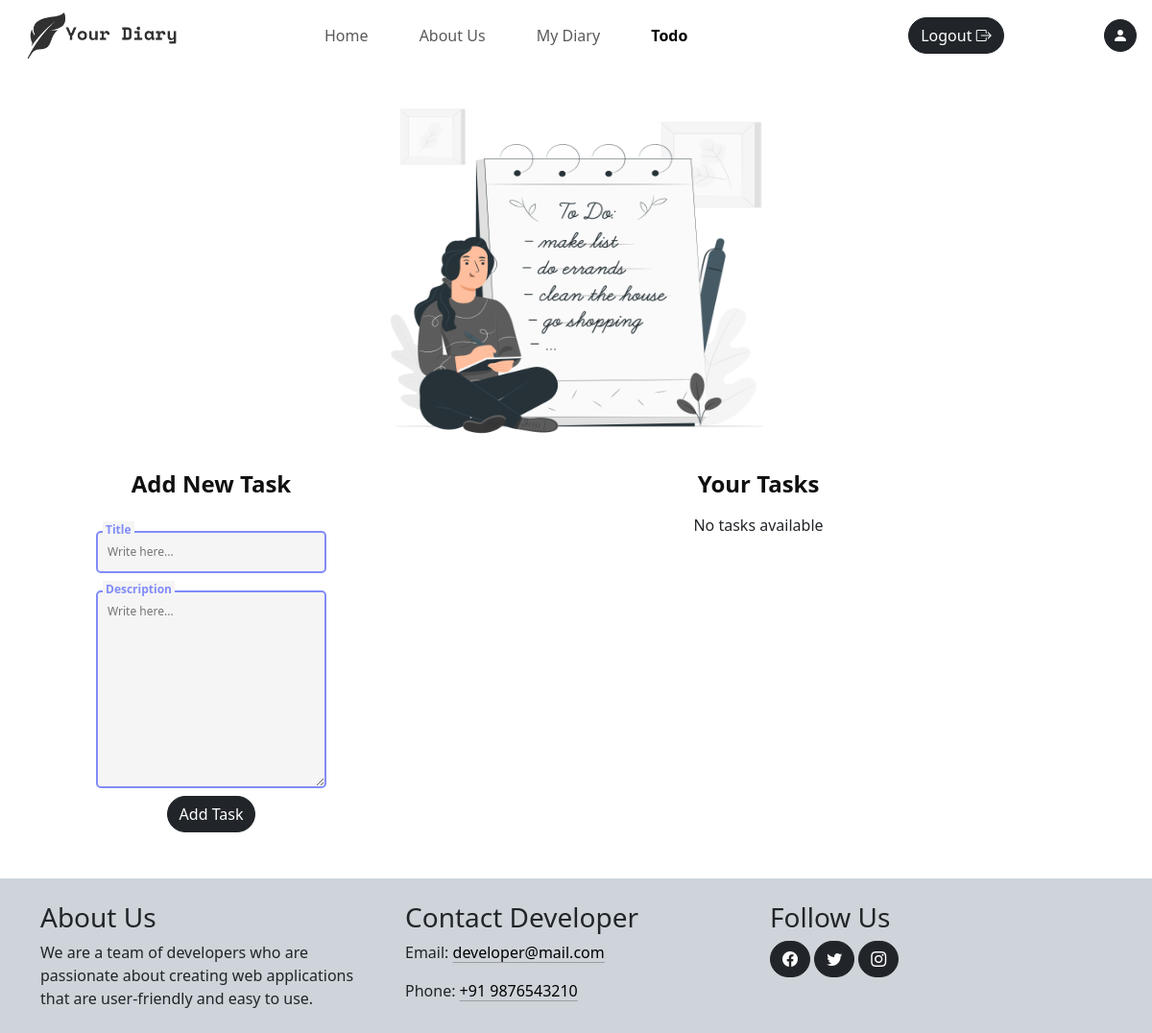
/todo/ (signed in), run on an earlier commit of the app's database.
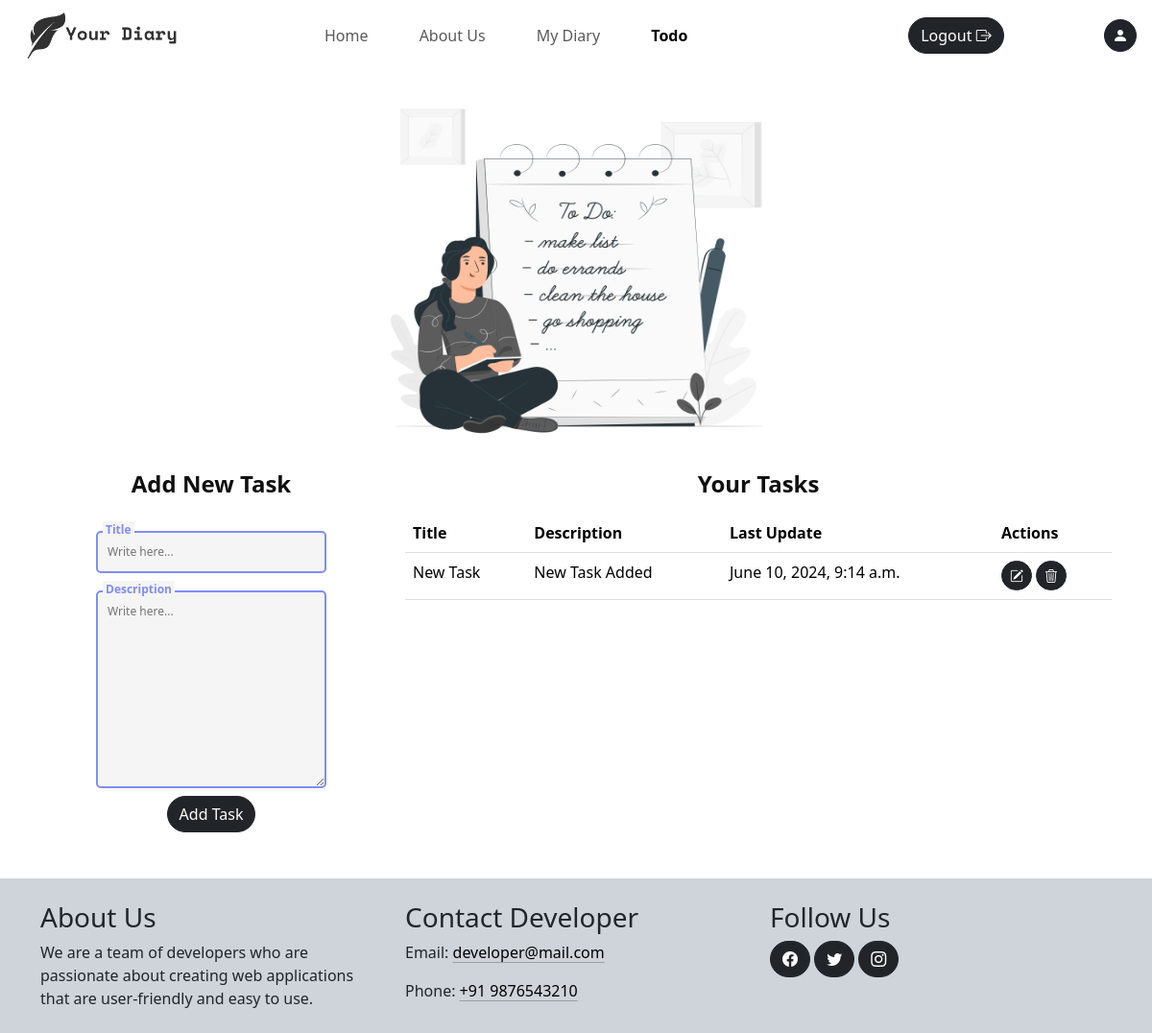
And on a later commit of the database.
### diary/models.py (models this page shows, shortened)
class Todo(models.Model):
    user = models.ForeignKey(User, on_delete=models.CASCADE)
    title = models.CharField(max_length=100)
    description = models.TextField()
    created_at = models.DateTimeField(auto_now_add=True)
    updated_at = models.DateTimeField(auto_now=True)

### diary/views.py (the view)
# urls.py: path("todo/", views.todo, name="todo"),
@login_required(login_url="login")
def todo(request):
	context = {}
	todo_form = TodoForm()
	context["todo_form"] = todo_form
	todos = Todo.objects.filter(user=request.user)
	context["todos"] = todos
	context['activeTodo']="active"
	return render(request, "todo.html", context)

### diary/forms.py
class TodoForm(forms.ModelForm):
	class Meta:
		model = Todo
		fields = ('title', 'description')
		widgets = {
			'title': forms.TextInput(attrs={'class': 'input', 'placeholder': 'Write here...'}),
			'description': forms.Textarea(attrs={'class': 'input', 'placeholder': 'Write here...'}),
		}

### diary/context_processors.py (called while the page is built)
def site(request):
	site = Site.objects.first()  # replace this with your actual query
	return {'site': site}

### diary/templates/todo.html (shortened to what this page needs)
{% extends "base.html" %}
{% load static %}
{% block css %}
	<link rel="stylesheet" href="{% static "css/todo.css" %}">
{% endblock css %}
{% block body %}
	<div class="container todo-page">
		<div class="row todo-image">
			<img src="{% static "media/Todo_list.png" %}" alt="" class="todo-img">
		</div>
		<div class="row">
			<div class="col-sm-4">
				<h4 class='heading text-center'>Add New Task</h4>
				<form action="{% url "addTodo" %}" class="todo-form" method="POST" >{% csrf_token %}
					{% for field in todo_form %}
						<div class="coolinput">
							<label for="{{field.id_for_label}}" class="text">{{field.label}}</label>
							{{field}}  <small class='text-warning'>{{field.errors|striptags}}</small>
						</div>
					{% endfor %}
					<input type="submit" class="btn btn-dark mt-2" value='Add Task'>
				</form>
			</div>
			<div class="col-sm-8">
				<h4 class='heading text-center'>Your Tasks</h4>
				{% if todos %}
					<table class="table table-hover">
						<thead>
							<tr>
								<th>Title</th>
								<th>Description</th>
								<th>Last Update</th>
								<th>Actions</th>
							</tr>
						</thead>
						<tbody>
							{% for todo in todos %}
								<tr>
									<td>{{todo.title}}</td>
									<td>{{todo.description}}</td>
									<td>{{todo.updated_at}}</td>
									<td>
										<a href="{% url "updateTodo" todo.id %}" class="btn btn-sm btn-dark"><i class="bi bi-pencil-square"></i></a>
										<a href="" data-id="{{todo.id}}" class="btn btn-sm btn-dark delete-btn"><i class="bi bi-trash3"></i></a>
									</td>
								</tr>
							{% endfor %}
					</table>
				{% else %}
					<p class="text-center">No tasks available</p>
				{% endif %}
			</div>
		</div>
	</div>
	{% include "sections/footer.html" %}
{% endblock body %}

### diary/templates/base.html (shortened to what this page needs)
<!doctype html>
{% load static %}
<html lang="en">
	<head>
		<link href="https://cdn.jsdelivr.net/npm/bootstrap@5.3.3/dist/css/bootstrap.min.css" rel="stylesheet">
		<link rel="stylesheet" href="https://cdn.jsdelivr.net/npm/bootstrap-icons@1.11.3/font/bootstrap-icons.min.css">
		<link rel="stylesheet" href="{% static "css/style.css" %}">
		{% block css %}{% endblock css %}
	</head>
  	<body>
		<div class="nav-bar">
			<nav class="navbar navbar-expand-lg bg-transparant">
				<div class="container-fluid">
					<a class="navbar-brand" href={% url "home" %}> <img src="{% static "media/logo.png" %}" alt="" srcset="" class='logo img-fluid' /> </a>
					<div class="collapse navbar-collapse nav-items" id="navbarNavAltMarkup">
						<div class="navbar-nav main-nav-item">
							<a class="nav-link {{activeHome}}" aria-current="page" href={% url "home" %}>Home</a>
							<a class="nav-link {{activeAbout}}" href={% url "about" %}>About Us</a>
							<a class="nav-link {{activeDiary}}" href={% url "myDiary" %}>My Diary</a>
							<a class="nav-link {{activeTodo}}" href={% url "todo" %}>Todo</a>
						</div>
						<div class="navbar-nav auth-items">
							{% if user.is_authenticated %}
								<a class="btn btn-dark" id="logout-btn" href="">Logout <i class="bi bi-box-arrow-right"></i></a>
							{% else %}
								<a class="btn btn-dark" href="{% url 'login' %}">Login <i class="bi bi-box-arrow-in-left"></i></a>
								<a class="btn btn-dark " href="{% url 'signup' %}">Sign Up <i class="bi bi-clipboard2-plus"></i></a>
							{% endif %}
						</div>
					</div>
				</div>
			</nav>
			{% if user.is_authenticated %}
				<a class="btn btn-dark navbar-btn rounded-circle" href="{% url "profile" %}">
					<i class="bi bi-person-fill"></i>
				</a>
			{% endif %}
		</div>
		{% block body %}
		{% endblock body %}
	</body>
</html>

### diary/templates/sections/footer.html
<footer class="footer mt-5 pt-4 p-2 bg-dark-subtle">
	<div class="container">
		<div class="row">
			<div class="col-md-4">
				<h3> About Us </h3>
				<p> We are a team of developers who are passionate about creating web applications that are user-friendly and easy to use. </p>
			</div>
			<div class="col-md-4">
				<h3> Contact Developer </h3>
				<p>
					Email:
					<a href="mailto:{{ site.email }}"
						class="link-body-emphasis link-offset-2 link-underline-opacity-25 link-underline-opacity-75-hover"
					> developer@mail.com </a>
				</p>
				<p>
					Phone: <a href="tel:{{ site.phone }}"
						class="link-body-emphasis link-offset-2 link-underline-opacity-25 link-underline-opacity-75-hover"
					> +91 9876543210 </a>
				</p>
			</div>
			<div class="col-md-4">
				<h3> Follow Us </h3>
				<a href="{{ site.facebook }}" class="btn btn-dark">
					<i class="bi bi-facebook"></i>
				</a>
				<a href="{{ site.twitter }}" class="btn btn-dark">
					<i class="bi bi-twitter"></i>
				</a>
				<a href="{{ site.instagram }}" class="btn btn-dark">
					<i class="bi bi-instagram"></i>
				</a>
			</div>
		</div>
	</div>
</footer>

### diary/static/css/style.css (style rules this page uses)
.nav-items { justify-content: space-around; }
.logo { height: 3rem; }
.main-nav-item { width: 50%; justify-content: space-evenly; }
.bg-transparant { background: transparent !important; }
.auth-items { gap: 5px; width: fit-content; }
.nav-bar { display: flex; margin: 0 1rem; align-items: center; }
.navbar { width: 100%; }
.navbar-btn { height: fit-content; padding: 4px 8px; }
.btn { border-radius: 30px !important; }
.active { font-weight: 700; }

### diary/static/css/todo.css (style rules this page uses)
.todo-page { margin-bottom: 1rem; }
.todo-form { align-items: center; display: flex; flex-direction: column; }
.heading { font-size: 1.5rem; font-weight: 700; color: #101010; margin: 1rem 0; }
td a { margin-bottom: .1rem; }
.todo-image { justify-content: center; }
.todo-img { height: 50vh; width: 30rem; }
.coolinput { display: flex; flex-direction: column; width: 90%; position: static; max-width: 240px; }
.coolinput label.text { font-size: 0.75rem; color: #818CF8; font-weight: 700; position: relative; top: 0.5rem; margin: 0 0 0 7px; padding: 0 3px; background: whitesmoke; width: fit-content; }
.coolinput > .input { padding: 11px 10px; font-size: 0.75rem; border: 2px #818CF8 solid; border-radius: 5px; background: whitesmoke; }

What changed in the data, as far as the page shows it:
added Todo: title "New Task", description "New Task Added", updated_at "June 10, 2024, 9:14 a.m."
Also different on the page:
text no longer shown: "No tasks available"
text now shown: "Title Description Last Update Actions"
